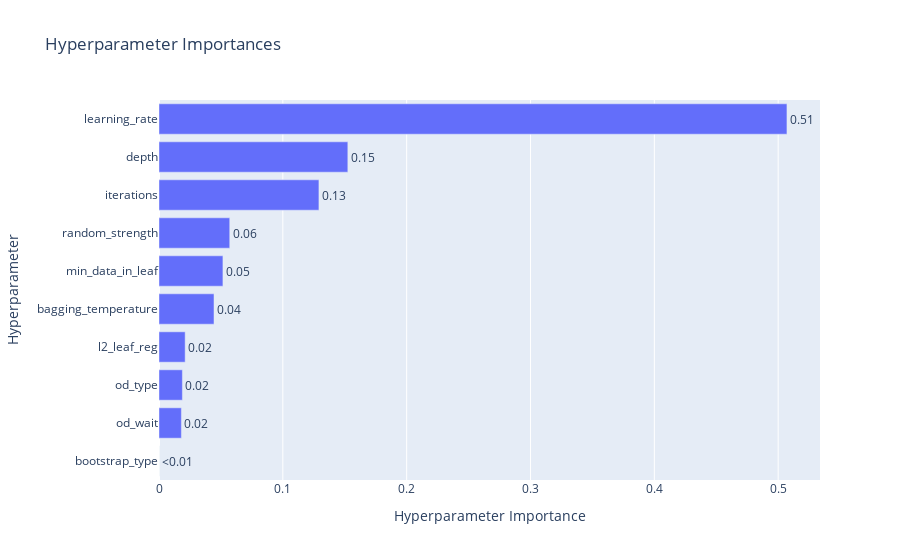

Notebook source saved alongside this figure:
### Code cell
fig = optuna.visualization.plot_param_importances(study)
fig.show()

### Figure 1 — Plotly figure (JSON) as saved in the notebook; plotly's stock layout.template omitted (floating-point values rounded to 4 significant figures)
{"data": [{"cliponaxis": false, "hovertemplate": ["bootstrap_type (CategoricalDistribution): 0.0<extra></extra>", "od_wait (IntDistribution): 0.018079825568332628<extra></extra>", "od_type (CategoricalDistribution): 0.018889660188413503<extra></extra>", "l2_leaf_reg (FloatDistribution): 0.0211270862518159<extra></extra>", "bagging_temperature (FloatDistribution): 0.044419891607555134<extra></extra>", "min_data_in_leaf (IntDistribution): 0.051622904954840704<extra></extra>", "random_strength (FloatDistribution): 0.05712579806937918<extra></extra>", "iterations (IntDistribution): 0.12914638527506836<extra></extra>", "depth (IntDistribution): 0.1524961910298528<extra></extra>", "learning_rate (FloatDistribution): 0.5070922570547418<extra></extra>"], "name": "Objective Value", "orientation": "h", "text": ["<0.01", "0.02", "0.02", "0.02", "0.04", "0.05", "0.06", "0.13", "0.15", "0.51"], "textposition": "outside", "x": [0, 0.01808, 0.01889, 0.02113, 0.04442, 0.05162, 0.05713, 0.1291, 0.1525, 0.5071], "y": ["bootstrap_type", "od_wait", "od_type", "l2_leaf_reg", "bagging_temperature", "min_data_in_leaf", "random_strength", "iterations", "depth", "learning_rate"], "type": "bar"}], "layout": {"title": {"text": "Hyperparameter Importances"}, "xaxis": {"title": {"text": "Hyperparameter Importance"}, "type": "linear", "range": [0, 0.5338], "autorange": true}, "yaxis": {"title": {"text": "Hyperparameter"}, "type": "category", "range": [-0.5, 9.5], "autorange": true}, "autosize": true}}
